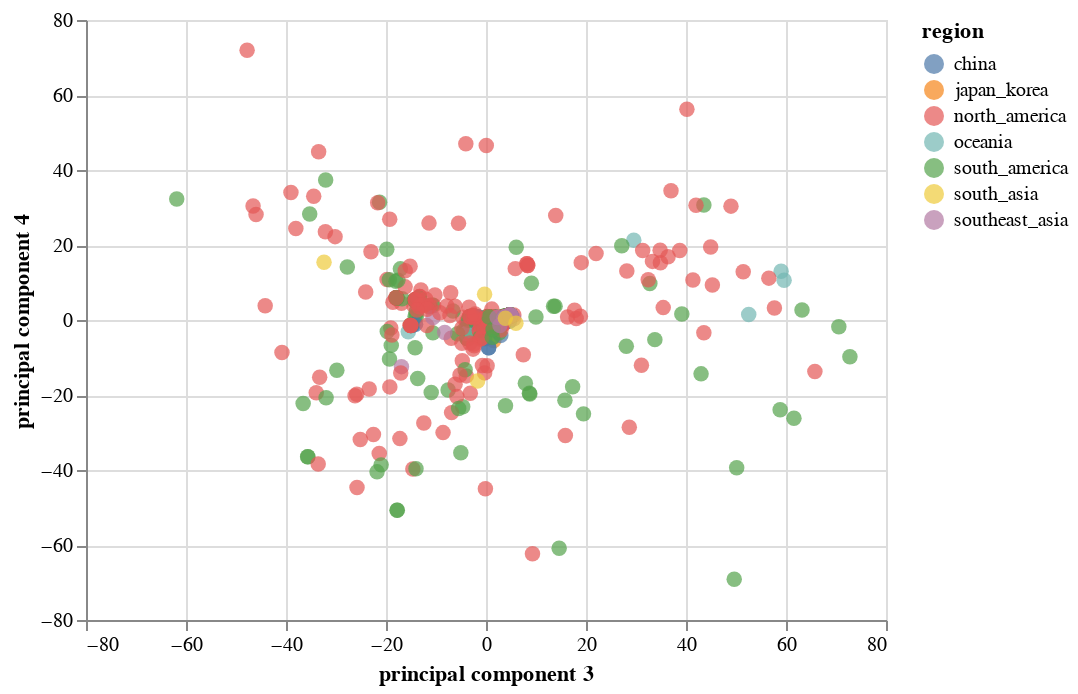

Write notebook code for a chart like this one.
### Code cell
import altair as alt

alt.Chart(finalDf).mark_circle(size=60).encode(
    x='principal component 3',
    y='principal component 4',
    color='region',
    tooltip=['strain', 'region']
).interactive()

### Figure 1 — Vega-Lite specification as saved in the notebook (floating-point values rounded to 4 significant figures; data arrays with more than 128 entries replaced by an {"elided": "..."} marker saying what was removed)
{"$schema": "https://vega.github.io/schema/vega-lite/v3.3.0.json", "config": {"mark": {"tooltip": null}, "view": {"height": 300, "width": 400}}, "data": {"name": "data-1e4322767df3fb3ef4f5cb4fd14c6765"}, "datasets": {"data-1e4322767df3fb3ef4f5cb4fd14c6765": {"elided": "519 records"}}, "encoding": {"color": {"field": "region", "type": "nominal"}, "tooltip": [{"field": "strain", "type": "nominal"}, {"field": "region", "type": "nominal"}], "x": {"field": "principal component 3", "type": "quantitative"}, "y": {"field": "principal component 4", "type": "quantitative"}}, "mark": {"size": 60, "type": "circle"}, "selection": {"selector004": {"bind": "scales", "encodings": ["x", "y"], "type": "interval"}}}
